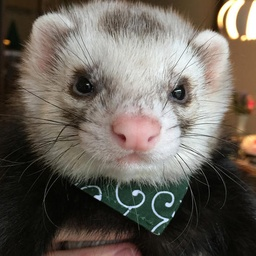
#> input picture Course Project/[2019-2020-Fall] Pattern recognition and Machine Learning (Lab)/LBP/Input Image/pic1.jpg, 256 x 256 px, shrunk from 500 x 500 before the run, found by its file name
$ python lbp.py   (older library calls are emulated)
#> lines starting #> are read from the running program, lines starting #| are printed output that depends on the picture
#!/usr/bin/env python3
# -*- coding: utf-8 -*-
"""
Created on Thu Nov 21 17:04:21 2019

@author: hantao.li
"""

import numpy as np
import cv2
import matplotlib.pyplot as plt
import math

# [234 lines left out: functions LBP, getHopCnt, uniform_LBP, img_max_min_normalization, value_rotation, rotation_invariant_LBP and 1 more, not called in this run]

def circular_LBP(src, radius, n_points):
    height = src.shape[0]
    width = src.shape[1]
    # dst = np.zeros([height, width], dtype=np.uint8)
    dst = src.copy()
    src.astype(dtype=np.float32)
    dst.astype(dtype=np.float32)

    neighbours = np.zeros((1, n_points), dtype=np.uint8)
    lbp_value = np.zeros((1, n_points), dtype=np.uint8)
    for x in range(radius, width - radius - 1):
        for y in range(radius, height - radius - 1):
            lbp = 0.
            for n in range(n_points):
                theta = float(2 * np.pi * n) / n_points
                x_n = x + radius * np.cos(theta)
                y_n = y - radius * np.sin(theta)

                # 向下取整
                x1 = int(math.floor(x_n))
                y1 = int(math.floor(y_n))
                # 向上取整
                x2 = int(math.ceil(x_n))
                y2 = int(math.ceil(y_n))

                # 将坐标映射到0-1之间
                tx = np.abs(x - x1)
                ty = np.abs(y - y1)

                # 根据0-1之间的x，y的权重计算公式计算权重
                w1 = (1 - tx) * (1 - ty)
                w2 = tx * (1 - ty)
                w3 = (1 - tx) * ty
                w4 = tx * ty

                # 根据双线性插值公式计算第k个采样点的灰度值
                neighbour = src[y1, x1] * w1 + src[y2, x1] * w2 + src[y1, x2] * w3 + src[y2, x2] * w4

                neighbours[0, n] = neighbour

            center = src[y, x]

            # print('center:{}; neighbours:{}'.format(center, neighbours))

            for n in range(n_points):
                if neighbours[0, n] < center:
                    lbp_value[0, n] = 0
                else:
                    lbp_value[0, n] = 1

            # print('lbp_value:{}'.format(lbp_value))

            for n in range(n_points):
                lbp += lbp_value[0, n] * 2**n
                # print('lbp_value[0, n] * 2**n : {}'.format(lbp_value[0, n] * 2**n))

            # print('lbp_value transformed:{}'.format(lbp))

            dst[y, x] = int(lbp / (2**n_points-1) * 255)

            # print('dst value of [{}, {}]:{}'.format(y, x, dst[y,x]))

    return dst

def disp_test_result(img, gray, dst, mode=0):
    '''
    :param mode:0,opencv显示图片；1,matplotlib显示图片。
    :return:
    '''
    if mode == 0:
        cv2.imshow('1', img)
        cv2.imshow('2', gray)
        cv2.imshow('3', dst)
        cv2.waitKey()
        cv2.destroyAllWindows()
    else:
        plt.figure()
        plt.subplot(131)
        plt.imshow(img)
        plt.title('src')

        plt.subplot(132)
        plt.imshow(gray, cmap='gray')
        plt.title('gray')

        plt.subplot(133)
        plt.imshow(dst, cmap='gray')
        plt.title('LBP')

        plt.show()


if __name__ == '__main__':
    img = cv2.imread('/Users/hantao.li/Documents/lbp/pic1.jpg')
#> img is the input picture: shape (256, 256, 3); mean B, G, R 89.9, 98.6, 105.5
    gray = cv2.cvtColor(img, cv2.COLOR_BGR2GRAY)
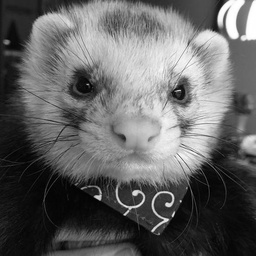
#> gray: shape (256, 256); min 0, max 255, mean 99.7
    # [4 lines of commented-out code are left out]
    dst3 = circular_LBP(gray, radius=2, n_points=16)
#> after the loop in circular_LBP, `for x in range(radius, width - radius - 1):`:
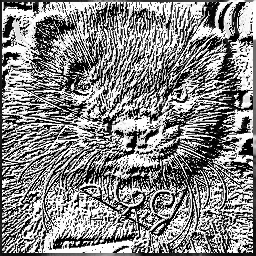
#> dst: shape (256, 256); min 0, max 255, mean 133.8
    dst2 = circular_LBP(gray, radius=2, n_points=8)
#> call 2 of circular_LBP, with radius = 2, n_points = 8
#> after the loop in circular_LBP (call 2), `for x in range(radius, width - radius - 1):`:
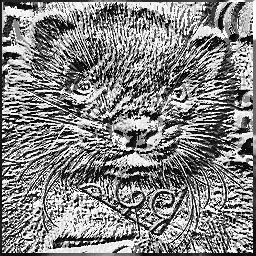
#> dst: shape (256, 256); min 0, max 255, mean 131.9
    dst1 = circular_LBP(gray, radius=1, n_points=8)
#> call 3 of circular_LBP, with radius = 1, n_points = 8
#> after the loop in circular_LBP (call 3), `for x in range(radius, width - radius - 1):`:
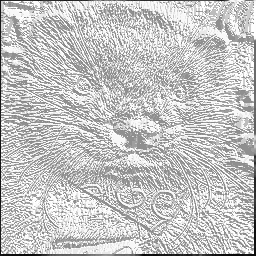
#> dst: shape (256, 256); min 5, max 255, mean 196.5

    #disp_test_result(dst, dst4, dst2, mode=0)
    disp_test_result(dst1, dst2, dst3, mode=0)
    # [4 lines of commented-out code are left out]

#> (the run stopped early here; a loop or call above may not have finished)
